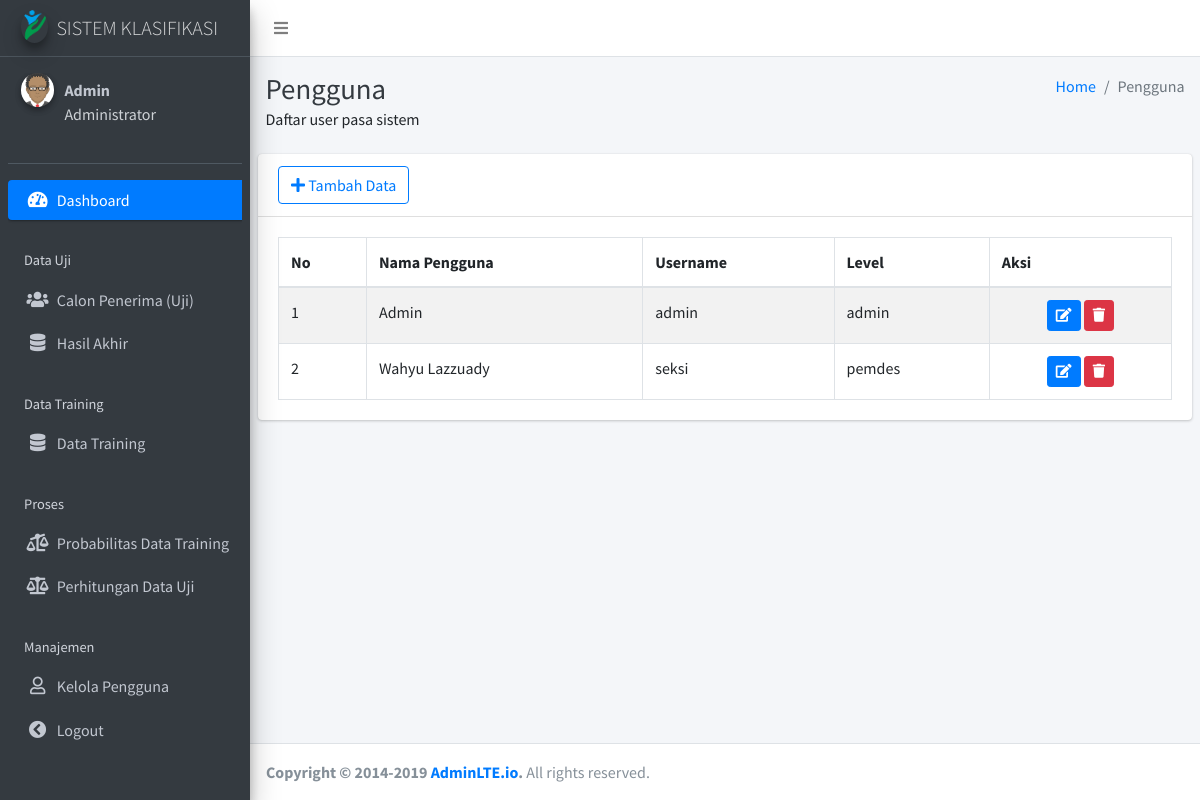
/listUser.php (signed in), run on the app's committed database.
### tables this page shows
CREATE TABLE `user` (
  `id_user` int(255) NOT NULL,
  `nama` varchar(255) NOT NULL,
  `username` varchar(255) NOT NULL,
  `password` varchar(255) NOT NULL,
  `akses` varchar(40) NOT NULL
);

### listUser.php (the view, shortened to what this page needs)
<!DOCTYPE html>
<html>
<head>
  <?php
    include'_partials/header.php';
  ?>
</head>
<body class="hold-transition sidebar-mini layout-fixed">
<div class="wrapper">
  <?php
    include'_partials/navbar.php';
  ?>
  <?php
    include'_partials/sidebar.php';
  ?>
  <div class="content-wrapper">
    <div class="content-header">
      <div class="container-fluid">
        <div class="row mb-2">
          <div class="col-sm-6">
            <h1 class="m-0 text-dark">Pengguna  </h1>
            <a>Daftar user pasa sistem</a>
          </div>
          <div class="col-sm-6">
            <ol class="breadcrumb float-sm-right">
              <li class="breadcrumb-item"><a href="#">Home</a></li>
              <li class="breadcrumb-item active">Pengguna</li>
            </ol>
          </div>
        </div>
      </div>
    </div>
    <section class="content">
      <div class="row">
        <div class="col-12">
          <div class="card">
            <div class="card-header">
              <h3 class="card-title"><button type="button" onclick="window.location.href='formPengguna.php'" class="btn btn-block btn-outline-primary"><i class="fas fa-plus"></i> Tambah Data</button></h3>
            </div>
            <div class="card-body">
              <table id="example1" class="table table-bordered table-striped">
                <thead>
                <tr>
                  <th>No</th>
                  <th>Nama Pengguna</th>
                  <th>Username</th>
                  <th>Level</th>
                  <th>Aksi</th>
                </tr>
                </thead>
                <tbody>
                  <?php
                    include "koneksi2.php";
                    $query_mysql = mysqli_query($host,"SELECT * FROM user")or die(mysqli_error());
                    $no = 1;
                    while($data = mysqli_fetch_array($query_mysql)){
                  ?>
                <tr>
                  <td><?php echo $no++; ?></td>
                  <td><?php echo $data['nama']; ?></td>
                  <td> <?php echo $data['username']; ?></td>
                  <td> <?php echo $data['akses']; ?></td>
                  <td style="text-align:center;">
                    <a href="editPengguna.php?id_user=<?php echo $data['id_user']; ?>" style="color:white" class="btn btn-primary btn-sm"><i class="fas fa-edit"></i></a>
                    <a href="deletePengguna.php?id_user=<?php echo $data['id_user']; ?>" style="color:white" class="btn btn-danger btn-sm" onclick="return confirm('Anda yakin mau menghapus item ini ?')"><i class="fas fa-trash"></i></a>
                  </td>
                </tr>
                    <?php }?>
              </table>
            </div>
          </div>
        </div>
      </div>
    </section>
  </div>
  <?php
    include'_partials/footer.php';
  ?>
</div>
</body>
</html>

### data on the page
user: nama "Admin", username "admin", akses "admin"
user: nama "Wahyu Lazzuady", username "seksi", akses "pemdes"

### other printed values
$_SESSION['nama'] "Admin"
